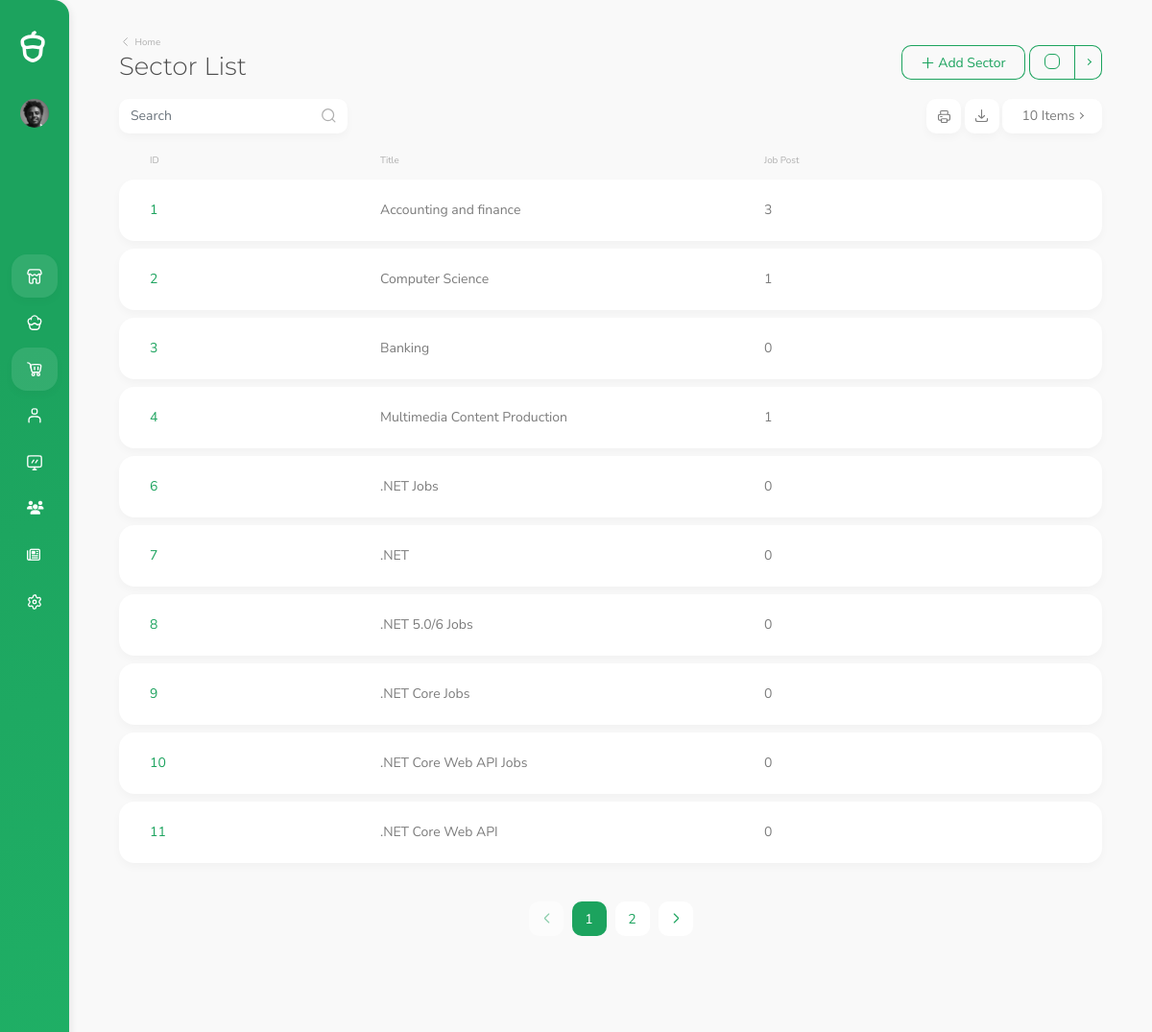
/user-admin/department-admin/ (signed in), run on the app's committed database.
### Account/models.py (models this page shows)
class CustomUser(AbstractUser):
    is_candidate = models.BooleanField(default=False)
    is_interviewer = models.BooleanField(default=False)
    is_admin = models.BooleanField(default=False)
    email = models.EmailField(unique=True)
    photo = models.ImageField(upload_to='Admin/Photo', null=True, blank=True)
    EMAIL_FIELD = 'email'
    USERNAME_FIELD = 'email'
    REQUIRED_FIELDS = ['username', 'first_name', 'last_name']

### Recruitment_System/models.py (models this page shows, shortened)
class Candidate(models.Model):
    user = models.OneToOneField(CustomUser, on_delete=models.SET_NULL, null=True)
    first_name = models.CharField(max_length=20)
    last_name = models.CharField(max_length=20)
    gender = models.CharField(max_length=10, choices=gender_list)
    date_of_birth = models.DateField()
    email = models.EmailField(max_length=40)
    phone1 = PhoneNumberField()
    phone2 = PhoneNumberField(blank = True)
    address = models.CharField(max_length=100)
    linked_in = models.URLField(blank=True, null=True)
    git_hub = models.URLField(blank=True, null=True)
    country = models.CharField(max_length=20)
    city = models.CharField(max_length=20)
    zip_code = models.CharField(max_length=10, blank=True, null=True)
    photo = models.ImageField(upload_to='Candidate/photo', null=True, blank=True)
    resume = models.FileField(upload_to='Candidate/Resume', null=True, blank=True)
    about = models.TextField()
    skill = models.ManyToManyField("Skill", blank=False)
    slug = models.SlugField(unique=True, blank=True,  max_length=200)
    date_created = models.DateField(auto_now_add=True)
    date_modified = models.DateTimeField(auto_now=True)

class Sector(models.Model):
    name = models.CharField(max_length=50, unique=True)
    slug = models.SlugField(unique=True, blank=True,  max_length=200)
    def count_job_post(self) -> int:
        count = Job_Posting.objects.filter(sector_id = self.id).count()
        return count

### Account/decorators.py (the view)
    def wrapper_func(request, *args, **kwargs):
        if request.user.is_superuser or request.user.is_admin:
            return view_func(request, *args, **kwargs)
        else:
            return HttpResponse('You are not authorized to access this content.')

### Recruitment_System/forms.py
class SectorForm(forms.ModelForm):
    class Meta:
        model = Sector
        fields = '__all__'
        widgets = {
            'name' : forms.TextInput(attrs={
                'class' : 'form-control'
            })
        }

### UserAdmin/views.py (called while the page is built, shortened)
@login_required
@admin_user_required
def department(request):
    department = Sector.objects.all()
    form = SectorForm(request.POST or None)
    paginator = Paginator(department,10)
    page_number = request.GET.get('page')
    page = paginator.get_page(page_number)
    context = {
        'departments' : page,
        'form' : form
    }
    return render(request, 'admin-user/department-list.html', context)

### UserAdmin/templates/admin-user/department-list.html (shortened to what this page needs)
{% load static %}
<!DOCTYPE html>
<html lang="en" data-footer="true">
  <head>
    <link
    rel="stylesheet"
    href="https://cdn.jsdelivr.net/gh/habibmhamadi/multi-select-tag/dist/css/multi-select-tag.css"
  />
    {% include 'admin-user/include/head.html'%}
  </head>
  <body>
    <div id="root">
      </div>
        {% include 'admin-user/include/navbar.html'%}
      <main>
        <div class="container">
          <div class="page-title-container">
            <div class="row g-0">
              <div class="col-auto mb-3 mb-md-0 me-auto">
                <div class="w-auto sw-md-30">
                  <a
                    href="{% url 'admin-dashboard'%}"
                    class="muted-link pb-1 d-inline-block breadcrumb-back"
                  >
                    <i data-acorn-icon="chevron-left" data-acorn-size="13"></i>
                    <span class="text-small align-middle">Home</span>
                  </a>
                  <h1 class="mb-0 pb-0 display-4" id="title">Sector List</h1>
                </div>
              </div>
              <div
                class="col-12 col-sm-6 col-md-auto d-flex align-items-end justify-content-end mb-2 mb-sm-0 order-sm-3"
              >
                <button
                  type="button"
                  class="btn btn-outline-primary btn-icon btn-icon-start ms-0 ms-sm-1 w-100 w-md-auto"
                  data-bs-toggle="modal" data-bs-target="#addDepartment"
                >
                  <i data-acorn-icon="plus"></i>
                  <span>Add Sector</span>
                </button>
                <div class="btn-group ms-1 check-all-container-checkbox-click">
                  <div
                    class="btn btn-outline-primary btn-custom-control p-0 ps-3 pe-2"
                    data-target="#checkboxTable"
                  >
                    <span class="form-check float-end">
                      <input
                        type="checkbox"
                        class="form-check-input"
                        id="checkAll"
                      />
                    </span>
                  </div>
                  <button
                    type="button"
                    class="btn btn-outline-primary dropdown-toggle dropdown-toggle-split"
                    data-bs-offset="0,3"
                    data-bs-toggle="dropdown"
                    aria-haspopup="true"
                    aria-expanded="false"
                  ></button>
                </div>
              </div>
            </div>
          </div>
          <div class="row mb-2">
            <div class="col-sm-12 col-md-5 col-lg-3 col-xxl-2 mb-1">
              <div
                class="d-inline-block float-md-start me-1 mb-1 search-input-container w-100 shadow bg-foreground"
              >
                <input class="form-control" placeholder="Search" />
                <span class="search-magnifier-icon">
                  <i data-acorn-icon="search"></i>
                </span>
              </div>
            </div>
            <div class="col-sm-12 col-md-7 col-lg-9 col-xxl-10 text-end mb-1">
              <div class="d-inline-block">
                <button
                  class="btn btn-icon btn-icon-only btn-foreground-alternate shadow"
                  data-bs-toggle="tooltip"
                  data-bs-placement="top"
                  data-bs-delay="0"
                  title="Print"
                  type="button"
                >
                  <i data-acorn-icon="print"></i>
                </button>
                <div class="d-inline-block">
                  <button
                    class="btn p-0"
                    data-bs-toggle="dropdown"
                    type="button"
                    data-bs-offset="0,3"
                  >
                    <span
                      class="btn btn-icon btn-icon-only btn-foreground-alternate shadow dropdown"
                      data-bs-delay="0"
                      data-bs-placement="top"
                      data-bs-toggle="tooltip"
                      title="Export"
                    >
                      <i data-acorn-icon="download"></i>
                    </span>
                  </button>
                </div>
                <div
                  class="dropdown-as-select d-inline-block"
                  data-childselector="span"
                >
                  <button
                    class="btn p-0 shadow"
                    type="button"
                    data-bs-toggle="dropdown"
                    aria-haspopup="true"
                    aria-expanded="false"
                    data-bs-offset="0,3"
                  >
                    <span
                      class="btn btn-foreground-alternate dropdown-toggle"
                      data-bs-toggle="tooltip"
                      data-bs-placement="top"
                      data-bs-delay="0"
                      title="Item Count"
                    >
                    </span>
                  </button>
                </div>
              </div>
            </div>
          </div>
          <div class="row">
            <div class="col-12 mb-5">
              <div class="card mb-2 bg-transparent no-shadow d-none d-lg-block">
                <div class="row g-0 sh-3">
                  <div class="col">
                    <div class="card-body pt-0 pb-0 h-100">
                      <div class="row g-0 h-100 align-content-center">
                        <div
                          class="col-lg-3 d-flex align-items-center mb-2 mb-lg-0 text-muted text-small"
                        >
                          ID
                        </div>
                        <div
                          class="col-lg-5 d-flex align-items-center text-muted text-small"
                        >
                          Title
                        </div>
                        <div
                          class="col-lg-2 d-flex align-items-center text-muted text-small"
                        >
                          Job Post
                        </div>
                      </div>
                    </div>
                  </div>
                </div>
              </div>
              <div id="checkboxTable">
                {% if departments %}
                {% for department in departments %}
                <div class="card mb-2">
                  <div class="card-body pt-0 pb-0 sh-30 sh-lg-8">
                    <div class="row g-0 h-100 align-content-center">
                      <div class="col-11 col-lg-3 d-flex flex-column justify-content-center mb-2 mb-lg-0 order-1 order-lg-1 h-lg-100 position-relative" >
                        <a
                          href="{% url 'department-detail-admin' department.slug %}"
                          class="text-truncate h-100 d-flex align-items-center"
                          >{{department.id}}</a>
                      </div>
                      <div class="col-6 col-lg-5 d-flex flex-column justify-content-center mb-2 mb-lg-0 order-3 order-lg-2">
                        <div class="text-alternate">{{department.name}}</div>
                      </div>
                      <div class="col-6 col-lg-2 d-flex flex-column justify-content-center mb-2 mb-lg-0 order-5 order-lg-3" >
                        <div class="text-alternate">{{department.count_job_post}} </div>
                      </div>
                    </div>
                  </div>
                </div>
                {% endfor %}
                {% endif %}
              </div>
            </div>
          </div>
          <div class="d-flex justify-content-center">
            <nav>
              <ul class="pagination">
            {% if not departments.has_previous %}
              <li class="page-item disabled">
                <a class="page-link shadow" href="#"  tabindex="-1" aria-disabled="true">
                  <i data-acorn-icon="chevron-left"></i>
                </a>
              </li>
            {% endif %}
                <li class="page-item active">
                  <a class="page-link shadow" href="#">{{departments.number}}</a>
                </li>
            {% if departments.has_next %}
            <li class="page-item">
               <a class="page-link shadow" href="?page={{ departments.next_page_number }}">{{ departments.next_page_number }}</a>
            </li>
            <li class="page-item">
              <a class="page-link" href="?page={{ departments.next_page_number }}">
                <i data-acorn-icon="chevron-right"></i>
              </a>
            </li>
            {% endif %}
              </ul>
            </nav>
          </div>
  </body>
</html>

### UserAdmin/templates/admin-user/include/navbar.html (shortened to what this page needs)
{% load static %}
<div id="nav" class="nav-container d-flex">
    <div class="nav-content d-flex">
      <div class="logo position-relative">
        <a href="Dashboard.html">
          <div class="img"></div>
        </a>
      </div>
      <div class="user-container d-flex">
        <a
          href="#"
          class="d-flex user position-relative"
          data-bs-toggle="dropdown"
          aria-haspopup="true"
          aria-expanded="false"
        >
          <img
            class="profile"
            alt="profile"
            src="/media/{{user.candidate.photo}}"
          />
        </a>
      </div>
      <div class="menu-container flex-grow-1">
        <ul id="menu" class="menu">
          <li>
            <a href="{% url 'admin-dashboard'%}">
              <i
                data-acorn-icon="shop"
                class="icon"
                data-acorn-size="18"
              ></i>
            </a>
          </li>
          <li>
            <a href="{%url 'job-list-admin'%}" data-href="product-list">
              <i
                data-acorn-icon="cupcake"
                class="icon"
                data-acorn-size="18"
              ></i>
            </a>
          </li>
          <li>
            <a href="{% url 'department-admin'%}">
              <i
                data-acorn-icon="cart"
                class="icon"
                data-acorn-size="18"
              ></i>
            </a>
          </li>
          <li>
            <a href="{% url 'candidate' %}" data-href="{% url 'candidate' %}">
              <i
                data-acorn-icon="user"
                class="icon"
                data-acorn-size="18"
              ></i>
            </a>
          </li>
          <li>
            <a href="{% url 'applicant'%}" data-href="{% url 'applicant'%}">
              <i
                data-acorn-icon="screen"
                class="icon"
                data-acorn-size="18"
              ></i>
            </a>
          </li>
          <li>
            <a href="{% url 'admin-account-list' %}" data-href="{% url 'admin-account-list' %}">
              <i class="fa-solid fa-users"></i>
            </a>
        </li>
        <li>
          <a href="{% url 'admin-blog-list' %}" data-href="{% url 'admin-blog-list' %}">
            <i class="fa-regular fa-newspaper"></i>
          </a>
      </li>
          <li>
            <a href="Settings.html">
              <i
                data-acorn-icon="gear"
                class="icon"
                data-acorn-size="18"
              ></i>
            </a>
          </li>
        </ul>
      </div>
    </div>
    <div class="nav-shadow"></div>
  </div>

### data on the page
CustomUser: candidate.photo (picture)
Sector: id "1", name "Accounting and finance", count_job_post "3"
Sector: id "2", name "Computer Science", count_job_post "1"
Sector: id "3", name "Banking", count_job_post "0"
Sector: id "4", name "Multimedia Content Production", count_job_post "1"
Sector: id "6", name ".NET Jobs", count_job_post "0"
Sector: id "7", name ".NET", count_job_post "0"
Sector: id "8", name ".NET 5.0/6 Jobs", count_job_post "0"
Sector: id "9", name ".NET Core Jobs", count_job_post "0"
Sector: id "10", name ".NET Core Web API Jobs", count_job_post "0"
Sector: id "11", name ".NET Core Web API", count_job_post "0"

### other printed values
{{ departments.number }} "1"
{{ departments.next_page_number }} "2"
